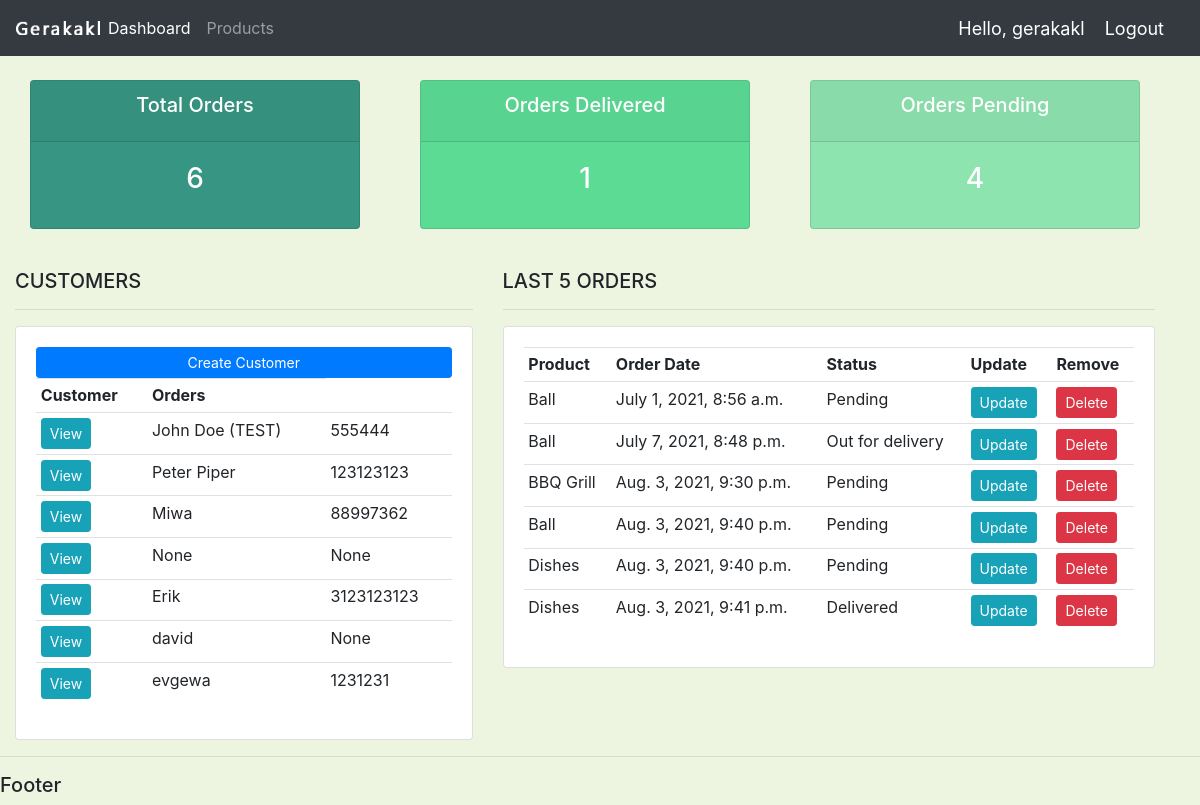
The app's page / (signed in), older data.
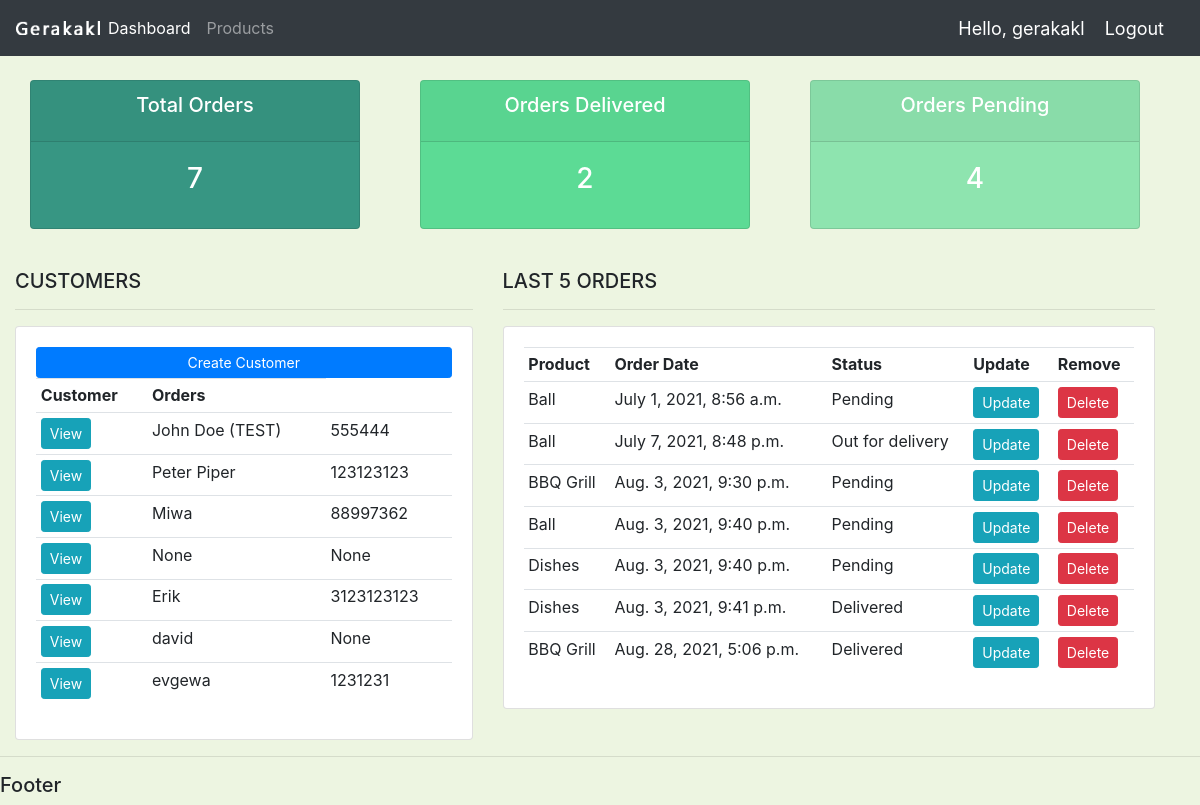
The same page, newer data.
### accounts/models.py (models this page shows, shortened)
class Customer(models.Model):
    user = models.OneToOneField(User, null=True, blank=True, on_delete=models.CASCADE)
    name = models.CharField(max_length=200, null=True)
    phone = models.CharField(max_length=200, null=True)
    email = models.CharField(max_length=200, null=True)
    profile_pic = models.ImageField(default="blank.png", null=True, blank=True)
    date_created = models.DateTimeField(auto_now_add=True, null=True)

class Order(models.Model):
    STATUS = (
        ('Pending', 'Pending'),
        ('Out for delivery', 'Out for delivery'),
        ('Delivered', 'Delivered'),
    )
    customer = models.ForeignKey(Customer, null=True, on_delete=models.SET_NULL)
    product = models.ForeignKey(Product, null=True, on_delete=models.SET_NULL)
    date_created = models.DateTimeField(auto_now_add=True, null=True)
    status = models.CharField(max_length=200, null=True, choices=STATUS)
    note = models.CharField(max_length=1000, null=True)

class Product(models.Model):
    CATEGORY = (
        ('Indoor', 'Indoor'),
        ('Out door', 'Out door'),
    )
    name = models.CharField(max_length=200, null=True)
    price = models.FloatField(null=True)
    category = models.CharField(max_length=200, null=True, choices=CATEGORY)
    description = models.CharField(max_length=200, null=True, blank=True)
    date_created = models.DateTimeField(auto_now_add=True, null=True)
    tags = models.ManyToManyField(Tag)
    def __str__(self):
        return self.name

### accounts/decorators.py (the view)
    def wrapper_func(request, *args, **kwargs):
        group = None
        if request.user.groups.exists():
            group = request.user.groups.all()[0].name
        if group == 'customer':
            return redirect('user-page')
        if group == 'admin':
            return view_func(request, *args, **kwargs)

### accounts/views.py (called while the page is built)
@login_required(login_url='login')
@admin_only
def home(request):
    orders = Order.objects.all()
    customers = Customer.objects.all()
    total_customers = customers.count()
    total_orders = orders.count()
    delivered = orders.filter(status='Delivered').count()
    pending = orders.filter(status='Pending').count()
    context = {'orders': orders, 'customers': customers,
               'total_orders': total_orders, 'total_customers': total_customers,
               'delivered': delivered, 'pending': pending}
    return render(request, 'accounts/dashboard.html', context)

### accounts/templates/accounts/dashboard.html
{% extends 'accounts/main.html' %}
{% block content %}
{% include 'accounts/status.html' %}
<br>
<div class="container-fluid row">
    <div class="col-md-5">
        <h5>CUSTOMERS</h5>
        <hr>
        <div class="card card-body">
            <a class="btn btn-primary btn-sm btn-block" href="">Create Customer</a>
            <table class="table table-sm">
                <tr>
                    <th>Customer</th>
                    <th>Orders</th>
                </tr>
                {% for customer in customers %}
                <tr>
                    <td><a class="btn btn-sm btn-info" href="{% url 'customer' customer.id %}">View</a></td>
                    <td>{{customer.name}}</td>
                    <td>{{customer.phone}}</td>
                </tr>
                {% endfor %}
            </table>
        </div>
    </div>
    <div class="col-md-7">
        <h5>LAST 5 ORDERS</h5>
        <hr>
        <div class="card card-body">
            <table class="table table-sm">
                <tr>
                    <th>Product</th>
                    <th>Order Date</th>
                    <th>Status</th>
                    <th>Update</th>
                    <th>Remove</th>
                </tr>
                {% for order in orders %}
                <tr>
                    <td>{{order.product}}</td>
                    <td>{{order.date_created}}</td>
                    <td>{{order.status}}</td>
                    <td><a class="btn btn-sm btn-info" href=" {% url 'update_order' order.id %}">Update</a></td>
                    <td><a class="btn btn-sm btn-danger" href=" {% url 'delete_order' order.id %}">Delete</a></td>
                </tr>
                {% endfor %}
            </table>
        </div>
    </div>
</div>
{% endblock %}

Row changes from the older to the newer data that the page shows:
added Order: product "BBQ Grill", date_created "Aug. 28, 2021, 5:06 p.m.", status "Delivered"
Text that changed along with them:
{{ total_orders }}: "6" → "7"
{{ delivered }}: "1" → "2"
